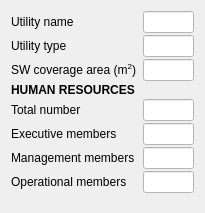
              <widget class="QWidget" name="Service_Box">
               <property name="geometry">
                <rect>
                 <x>0</x>
                 <y>0</y>
                 <width>205</width>
                 <height>213</height>
                </rect>
               </property>
               <attribute name="label">
                <string>SERVICE MANAGEMENT</string>
               </attribute>
               <layout class="QVBoxLayout" name="verticalLayout">
                <item>
                 <layout class="QFormLayout" name="Service_Form">
                  <property name="fieldGrowthPolicy">
                   <enum>QFormLayout::AllNonFixedFieldsGrow</enum>
                  </property>
                  <property name="labelAlignment">
                   <set>Qt::AlignLeading|Qt::AlignLeft|Qt::AlignVCenter</set>
                  </property>
                  <property name="formAlignment">
                   <set>Qt::AlignCenter</set>
                  </property>
                  <property name="horizontalSpacing">
                   <number>6</number>
                  </property>
                  <property name="verticalSpacing">
                   <number>2</number>
                  </property>
                  <property name="leftMargin">
                   <number>0</number>
                  </property>
                  <item row="0" column="0">
                   <widget class="QLabel" name="utilityNameLabel_8">
                    <property name="text">
                     <string>Utility name</string>
                    </property>
                   </widget>
                  </item>
                  <item row="0" column="1">
                   <widget class="QLineEdit" name="utilityNameLineEdit_8">
                    <property name="styleSheet">
                     <string notr="true">background-color: white</string>
                    </property>
                   </widget>
                  </item>
                  <item row="1" column="0">
                   <widget class="QLabel" name="utilityTypeLabel_8">
                    <property name="text">
                     <string>Utility type</string>
                    </property>
                   </widget>
                  </item>
                  <item row="1" column="1">
                   <widget class="QLineEdit" name="utilityTypeLineEdit_8">
                    <property name="styleSheet">
                     <string notr="true">background-color: white</string>
                    </property>
                   </widget>
                  </item>
                  <item row="2" column="0">
                   <widget class="QLabel" name="swCoverageLabel_8">
                    <property name="acceptDrops">
                     <bool>false</bool>
                    </property>
                    <property name="text">
                     <string>&lt;html&gt;&lt;head/&gt;&lt;body&gt;&lt;p&gt;SW coverage area (m&lt;span style=&quot; vertical-align:super;&quot;&gt;2&lt;/span&gt;)&lt;/p&gt;&lt;/body&gt;&lt;/html&gt;</string>
                    </property>
                    <property name="textFormat">
                     <enum>Qt::RichText</enum>
                    </property>
                   </widget>
                  </item>
                  <item row="2" column="1">
                   <widget class="QLineEdit" name="swCoverageLineEdit_8">
                    <property name="styleSheet">
                     <string notr="true">background-color: white</string>
                    </property>
                   </widget>
                  </item>
                  <item row="6" column="0">
                   <widget class="QLabel" name="TotalLine_8">
                    <property name="text">
                     <string>Total number</string>
                    </property>
                   </widget>
                  </item>
                  <item row="6" column="1">
                   <widget class="QLineEdit" name="TotalLineEdit_8">
                    <property name="styleSheet">
                     <string notr="true">background-color: white</string>
                    </property>
                   </widget>
                  </item>
                  <item row="7" column="0">
                   <widget class="QLabel" name="ExecLine_8">
                    <property name="text">
                     <string>Executive members</string>
                    </property>
                   </widget>
                  </item>
                  <item row="7" column="1">
                   <widget class="QLineEdit" name="ExexLineEdit_8">
                    <property name="styleSheet">
                     <string notr="true">background-color: white</string>
                    </property>
                   </widget>
                  </item>
                  <item row="8" column="0">
                   <widget class="QLabel" name="ManageLine_8">
                    <property name="text">
                     <string>Management members</string>
                    </property>
                   </widget>
                  </item>
                  <item row="8" column="1">
                   <widget class="QLineEdit" name="ManageLineEdit_8">
                    <property name="styleSheet">
                     <string notr="true">background-color: white</string>
                    </property>
                   </widget>
                  </item>
                  <item row="9" column="0">
                   <widget class="QLabel" name="OperationalLine_8">
                    <property name="text">
                     <string>Operational members</string>
                    </property>
                   </widget>
                  </item>
                  <item row="9" column="1">
                   <widget class="QLineEdit" name="OperationalLineEdit_8">
                    <property name="styleSheet">
                     <string notr="true">background-color: white</string>
                    </property>
                   </widget>
                  </item>
                  <item row="5" column="0">
                   <widget class="QLabel" name="Temperature_Label_9">
                    <property name="sizePolicy">
                     <sizepolicy hsizetype="Preferred" vsizetype="Maximum">
                      <horstretch>0</horstretch>
                      <verstretch>0</verstretch>
                     </sizepolicy>
                    </property>
                    <property name="maximumSize">
                     <size>
                      <width>16777215</width>
                      <height>15</height>
                     </size>
                    </property>
                    <property name="text">
                     <string>&lt;html&gt;&lt;head/&gt;&lt;body&gt;&lt;p&gt;&lt;span style=&quot; font-weight:700;&quot;&gt;HUMAN RESOURCES&lt;/span&gt;&lt;/p&gt;&lt;/body&gt;&lt;/html&gt;</string>
                    </property>
                    <property name="textFormat">
                     <enum>Qt::RichText</enum>
                    </property>
                   </widget>
                  </item>
                 </layout>
                </item>
                <item>
                 <spacer name="verticalSpacer_11">
                  <property name="orientation">
                   <enum>Qt::Vertical</enum>
                  </property>
                  <property name="sizeHint" stdset="0">
                   <size>
                    <width>20</width>
                    <height>40</height>
                   </size>
                  </property>
                 </spacer>
                </item>
               </layout>
              </widget>
